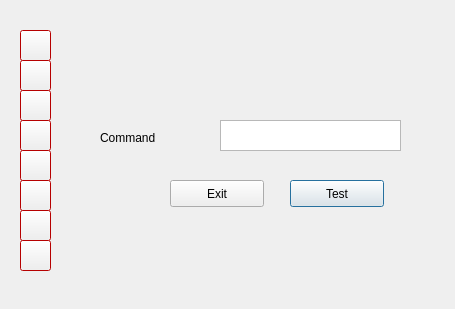
<?xml version="1.0" encoding="UTF-8"?>
<ui version="4.0">
 <class>Dialog</class>
 <widget class="QDialog" name="Dialog">
  <property name="geometry">
   <rect>
    <x>0</x>
    <y>0</y>
    <width>455</width>
    <height>309</height>
   </rect>
  </property>
  <property name="windowTitle">
   <string>Test Clemente</string>
  </property>
  <widget class="QPushButton" name="push_button_test">
   <property name="geometry">
    <rect>
     <x>290</x>
     <y>180</y>
     <width>94</width>
     <height>27</height>
    </rect>
   </property>
   <property name="text">
    <string>Test</string>
   </property>
  </widget>
  <widget class="QTextEdit" name="text_edit_command">
   <property name="geometry">
    <rect>
     <x>220</x>
     <y>120</y>
     <width>181</width>
     <height>31</height>
    </rect>
   </property>
  </widget>
  <widget class="QLabel" name="label">
   <property name="geometry">
    <rect>
     <x>100</x>
     <y>130</y>
     <width>71</width>
     <height>16</height>
    </rect>
   </property>
   <property name="text">
    <string>Command</string>
   </property>
  </widget>
  <widget class="QPushButton" name="push_button_exit">
   <property name="geometry">
    <rect>
     <x>170</x>
     <y>180</y>
     <width>94</width>
     <height>27</height>
    </rect>
   </property>
   <property name="text">
    <string>Exit</string>
   </property>
  </widget>
  <widget class="QPushButton" name="push_button_0">
   <property name="geometry">
    <rect>
     <x>20</x>
     <y>30</y>
     <width>31</width>
     <height>31</height>
    </rect>
   </property>
   <property name="palette">
    <palette>
     <active>
      <colorrole role="WindowText">
       <brush brushstyle="SolidPattern">
        <color alpha="255">
         <red>255</red>
         <green>0</green>
         <blue>0</blue>
        </color>
       </brush>
      </colorrole>
      <colorrole role="Dark">
       <brush brushstyle="SolidPattern">
        <color alpha="255">
         <red>255</red>
         <green>0</green>
         <blue>0</blue>
        </color>
       </brush>
      </colorrole>
      <colorrole role="Text">
       <brush brushstyle="SolidPattern">
        <color alpha="255">
         <red>49</red>
         <green>55</green>
         <blue>57</blue>
        </color>
       </brush>
      </colorrole>
      <colorrole role="ButtonText">
       <brush brushstyle="SolidPattern">
        <color alpha="255">
         <red>255</red>
         <green>0</green>
         <blue>0</blue>
        </color>
       </brush>
      </colorrole>
      <colorrole role="Base">
       <brush brushstyle="SolidPattern">
        <color alpha="255">
         <red>255</red>
         <green>255</green>
         <blue>255</blue>
        </color>
       </brush>
      </colorrole>
      <colorrole role="Window">
       <brush brushstyle="SolidPattern">
        <color alpha="255">
         <red>255</red>
         <green>0</green>
         <blue>0</blue>
        </color>
       </brush>
      </colorrole>
     </active>
     <inactive>
      <colorrole role="WindowText">
       <brush brushstyle="SolidPattern">
        <color alpha="255">
         <red>255</red>
         <green>0</green>
         <blue>0</blue>
        </color>
       </brush>
      </colorrole>
      <colorrole role="Dark">
       <brush brushstyle="SolidPattern">
        <color alpha="255">
         <red>255</red>
         <green>0</green>
         <blue>0</blue>
        </color>
       </brush>
      </colorrole>
      <colorrole role="Text">
       <brush brushstyle="SolidPattern">
        <color alpha="255">
         <red>49</red>
         <green>55</green>
         <blue>57</blue>
        </color>
       </brush>
      </colorrole>
      <colorrole role="ButtonText">
       <brush brushstyle="SolidPattern">
        <color alpha="255">
         <red>255</red>
         <green>0</green>
         <blue>0</blue>
        </color>
       </brush>
      </colorrole>
      <colorrole role="Base">
       <brush brushstyle="SolidPattern">
        <color alpha="255">
         <red>255</red>
         <green>255</green>
         <blue>255</blue>
        </color>
       </brush>
      </colorrole>
      <colorrole role="Window">
       <brush brushstyle="SolidPattern">
        <color alpha="255">
         <red>255</red>
         <green>0</green>
         <blue>0</blue>
        </color>
       </brush>
      </colorrole>
     </inactive>
     <disabled>
      <colorrole role="WindowText">
       <brush brushstyle="SolidPattern">
        <color alpha="255">
         <red>255</red>
         <green>0</green>
         <blue>0</blue>
        </color>
       </brush>
      </colorrole>
      <colorrole role="Dark">
       <brush brushstyle="SolidPattern">
        <color alpha="255">
         <red>255</red>
         <green>0</green>
         <blue>0</blue>
        </color>
       </brush>
      </colorrole>
      <colorrole role="Text">
       <brush brushstyle="SolidPattern">
        <color alpha="255">
         <red>255</red>
         <green>0</green>
         <blue>0</blue>
        </color>
       </brush>
      </colorrole>
      <colorrole role="ButtonText">
       <brush brushstyle="SolidPattern">
        <color alpha="255">
         <red>255</red>
         <green>0</green>
         <blue>0</blue>
        </color>
       </brush>
      </colorrole>
      <colorrole role="Base">
       <brush brushstyle="SolidPattern">
        <color alpha="255">
         <red>255</red>
         <green>0</green>
         <blue>0</blue>
        </color>
       </brush>
      </colorrole>
      <colorrole role="Window">
       <brush brushstyle="SolidPattern">
        <color alpha="255">
         <red>255</red>
         <green>0</green>
         <blue>0</blue>
        </color>
       </brush>
      </colorrole>
     </disabled>
    </palette>
   </property>
   <property name="text">
    <string/>
   </property>
  </widget>
  <widget class="QPushButton" name="push_button_1">
   <property name="geometry">
    <rect>
     <x>20</x>
     <y>60</y>
     <width>31</width>
     <height>31</height>
    </rect>
   </property>
   <property name="palette">
    <palette>
     <active>
      <colorrole role="WindowText">
       <brush brushstyle="SolidPattern">
        <color alpha="255">
         <red>255</red>
         <green>0</green>
         <blue>0</blue>
        </color>
       </brush>
      </colorrole>
      <colorrole role="Dark">
       <brush brushstyle="SolidPattern">
        <color alpha="255">
         <red>255</red>
         <green>0</green>
         <blue>0</blue>
        </color>
       </brush>
      </colorrole>
      <colorrole role="Text">
       <brush brushstyle="SolidPattern">
        <color alpha="255">
         <red>49</red>
         <green>55</green>
         <blue>57</blue>
        </color>
       </brush>
      </colorrole>
      <colorrole role="ButtonText">
       <brush brushstyle="SolidPattern">
        <color alpha="255">
         <red>255</red>
         <green>0</green>
         <blue>0</blue>
        </color>
       </brush>
      </colorrole>
      <colorrole role="Base">
       <brush brushstyle="SolidPattern">
        <color alpha="255">
         <red>255</red>
         <green>255</green>
         <blue>255</blue>
        </color>
       </brush>
      </colorrole>
      <colorrole role="Window">
       <brush brushstyle="SolidPattern">
        <color alpha="255">
         <red>255</red>
         <green>0</green>
         <blue>0</blue>
        </color>
       </brush>
      </colorrole>
     </active>
     <inactive>
      <colorrole role="WindowText">
       <brush brushstyle="SolidPattern">
        <color alpha="255">
         <red>255</red>
         <green>0</green>
         <blue>0</blue>
        </color>
       </brush>
      </colorrole>
      <colorrole role="Dark">
       <brush brushstyle="SolidPattern">
        <color alpha="255">
         <red>255</red>
         <green>0</green>
         <blue>0</blue>
        </color>
       </brush>
      </colorrole>
      <colorrole role="Text">
       <brush brushstyle="SolidPattern">
        <color alpha="255">
         <red>49</red>
         <green>55</green>
         <blue>57</blue>
        </color>
       </brush>
      </colorrole>
      <colorrole role="ButtonText">
       <brush brushstyle="SolidPattern">
        <color alpha="255">
         <red>255</red>
         <green>0</green>
         <blue>0</blue>
        </color>
       </brush>
      </colorrole>
      <colorrole role="Base">
       <brush brushstyle="SolidPattern">
        <color alpha="255">
         <red>255</red>
         <green>255</green>
         <blue>255</blue>
        </color>
       </brush>
      </colorrole>
      <colorrole role="Window">
       <brush brushstyle="SolidPattern">
        <color alpha="255">
         <red>255</red>
         <green>0</green>
         <blue>0</blue>
        </color>
       </brush>
      </colorrole>
     </inactive>
     <disabled>
      <colorrole role="WindowText">
       <brush brushstyle="SolidPattern">
        <color alpha="255">
         <red>255</red>
         <green>0</green>
         <blue>0</blue>
        </color>
       </brush>
      </colorrole>
      <colorrole role="Dark">
       <brush brushstyle="SolidPattern">
        <color alpha="255">
         <red>255</red>
         <green>0</green>
         <blue>0</blue>
        </color>
       </brush>
      </colorrole>
      <colorrole role="Text">
       <brush brushstyle="SolidPattern">
        <color alpha="255">
         <red>255</red>
         <green>0</green>
         <blue>0</blue>
        </color>
       </brush>
      </colorrole>
      <colorrole role="ButtonText">
       <brush brushstyle="SolidPattern">
        <color alpha="255">
         <red>255</red>
         <green>0</green>
         <blue>0</blue>
        </color>
       </brush>
      </colorrole>
      <colorrole role="Base">
       <brush brushstyle="SolidPattern">
        <color alpha="255">
         <red>255</red>
         <green>0</green>
         <blue>0</blue>
        </color>
       </brush>
      </colorrole>
      <colorrole role="Window">
       <brush brushstyle="SolidPattern">
        <color alpha="255">
         <red>255</red>
         <green>0</green>
         <blue>0</blue>
        </color>
       </brush>
      </colorrole>
     </disabled>
    </palette>
   </property>
   <property name="text">
    <string/>
   </property>
  </widget>
  <widget class="QPushButton" name="push_button_2">
   <property name="geometry">
    <rect>
     <x>20</x>
     <y>90</y>
     <width>31</width>
     <height>31</height>
    </rect>
   </property>
   <property name="palette">
    <palette>
     <active>
      <colorrole role="WindowText">
       <brush brushstyle="SolidPattern">
        <color alpha="255">
         <red>255</red>
         <green>0</green>
         <blue>0</blue>
        </color>
       </brush>
      </colorrole>
      <colorrole role="Dark">
       <brush brushstyle="SolidPattern">
        <color alpha="255">
         <red>255</red>
         <green>0</green>
         <blue>0</blue>
        </color>
       </brush>
      </colorrole>
      <colorrole role="Text">
       <brush brushstyle="SolidPattern">
        <color alpha="255">
         <red>49</red>
         <green>55</green>
         <blue>57</blue>
        </color>
       </brush>
      </colorrole>
      <colorrole role="ButtonText">
       <brush brushstyle="SolidPattern">
        <color alpha="255">
         <red>255</red>
         <green>0</green>
         <blue>0</blue>
        </color>
       </brush>
      </colorrole>
      <colorrole role="Base">
       <brush brushstyle="SolidPattern">
        <color alpha="255">
         <red>255</red>
         <green>255</green>
         <blue>255</blue>
        </color>
       </brush>
      </colorrole>
      <colorrole role="Window">
       <brush brushstyle="SolidPattern">
        <color alpha="255">
         <red>255</red>
         <green>0</green>
         <blue>0</blue>
        </color>
       </brush>
      </colorrole>
     </active>
     <inactive>
      <colorrole role="WindowText">
       <brush brushstyle="SolidPattern">
        <color alpha="255">
         <red>255</red>
         <green>0</green>
         <blue>0</blue>
        </color>
       </brush>
      </colorrole>
      <colorrole role="Dark">
       <brush brushstyle="SolidPattern">
        <color alpha="255">
         <red>255</red>
         <green>0</green>
         <blue>0</blue>
        </color>
       </brush>
      </colorrole>
      <colorrole role="Text">
       <brush brushstyle="SolidPattern">
        <color alpha="255">
         <red>49</red>
         <green>55</green>
         <blue>57</blue>
        </color>
       </brush>
      </colorrole>
      <colorrole role="ButtonText">
       <brush brushstyle="SolidPattern">
        <color alpha="255">
         <red>255</red>
         <green>0</green>
         <blue>0</blue>
        </color>
       </brush>
      </colorrole>
      <colorrole role="Base">
       <brush brushstyle="SolidPattern">
        <color alpha="255">
         <red>255</red>
         <green>255</green>
         <blue>255</blue>
        </color>
       </brush>
      </colorrole>
      <colorrole role="Window">
       <brush brushstyle="SolidPattern">
        <color alpha="255">
         <red>255</red>
         <green>0</green>
         <blue>0</blue>
        </color>
       </brush>
      </colorrole>
     </inactive>
     <disabled>
      <colorrole role="WindowText">
       <brush brushstyle="SolidPattern">
        <color alpha="255">
         <red>255</red>
         <green>0</green>
         <blue>0</blue>
        </color>
       </brush>
      </colorrole>
      <colorrole role="Dark">
       <brush brushstyle="SolidPattern">
        <color alpha="255">
         <red>255</red>
         <green>0</green>
         <blue>0</blue>
        </color>
       </brush>
      </colorrole>
      <colorrole role="Text">
       <brush brushstyle="SolidPattern">
        <color alpha="255">
         <red>255</red>
         <green>0</green>
         <blue>0</blue>
        </color>
       </brush>
      </colorrole>
      <colorrole role="ButtonText">
       <brush brushstyle="SolidPattern">
        <color alpha="255">
         <red>255</red>
         <green>0</green>
         <blue>0</blue>
        </color>
       </brush>
      </colorrole>
      <colorrole role="Base">
       <brush brushstyle="SolidPattern">
        <color alpha="255">
         <red>255</red>
         <green>0</green>
         <blue>0</blue>
        </color>
       </brush>
      </colorrole>
      <colorrole role="Window">
       <brush brushstyle="SolidPattern">
        <color alpha="255">
         <red>255</red>
         <green>0</green>
         <blue>0</blue>
        </color>
       </brush>
      </colorrole>
     </disabled>
    </palette>
   </property>
   <property name="text">
    <string/>
   </property>
  </widget>
  <widget class="QPushButton" name="push_button_3">
   <property name="geometry">
    <rect>
     <x>20</x>
     <y>120</y>
     <width>31</width>
     <height>31</height>
    </rect>
   </property>
   <property name="palette">
    <palette>
     <active>
      <colorrole role="WindowText">
       <brush brushstyle="SolidPattern">
        <color alpha="255">
         <red>255</red>
         <green>0</green>
         <blue>0</blue>
        </color>
       </brush>
      </colorrole>
      <colorrole role="Dark">
       <brush brushstyle="SolidPattern">
        <color alpha="255">
         <red>255</red>
         <green>0</green>
         <blue>0</blue>
        </color>
       </brush>
      </colorrole>
      <colorrole role="Text">
       <brush brushstyle="SolidPattern">
        <color alpha="255">
         <red>49</red>
         <green>55</green>
         <blue>57</blue>
        </color>
       </brush>
      </colorrole>
      <colorrole role="ButtonText">
       <brush brushstyle="SolidPattern">
        <color alpha="255">
         <red>255</red>
         <green>0</green>
         <blue>0</blue>
        </color>
       </brush>
      </colorrole>
      <colorrole role="Base">
       <brush brushstyle="SolidPattern">
        <color alpha="255">
         <red>255</red>
         <green>255</green>
         <blue>255</blue>
        </color>
       </brush>
      </colorrole>
      <colorrole role="Window">
       <brush brushstyle="SolidPattern">
        <color alpha="255">
         <red>255</red>
         <green>0</green>
         <blue>0</blue>
        </color>
       </brush>
      </colorrole>
     </active>
     <inactive>
      <colorrole role="WindowText">
       <brush brushstyle="SolidPattern">
        <color alpha="255">
         <red>255</red>
         <green>0</green>
         <blue>0</blue>
        </color>
       </brush>
      </colorrole>
      <colorrole role="Dark">
       <brush brushstyle="SolidPattern">
        <color alpha="255">
         <red>255</red>
         <green>0</green>
         <blue>0</blue>
        </color>
       </brush>
      </colorrole>
      <colorrole role="Text">
       <brush brushstyle="SolidPattern">
        <color alpha="255">
         <red>49</red>
         <green>55</green>
         <blue>57</blue>
        </color>
       </brush>
      </colorrole>
      <colorrole role="ButtonText">
       <brush brushstyle="SolidPattern">
        <color alpha="255">
         <red>255</red>
         <green>0</green>
         <blue>0</blue>
        </color>
       </brush>
      </colorrole>
      <colorrole role="Base">
       <brush brushstyle="SolidPattern">
        <color alpha="255">
         <red>255</red>
         <green>255</green>
         <blue>255</blue>
        </color>
       </brush>
      </colorrole>
      <colorrole role="Window">
       <brush brushstyle="SolidPattern">
        <color alpha="255">
         <red>255</red>
         <green>0</green>
         <blue>0</blue>
        </color>
       </brush>
      </colorrole>
     </inactive>
     <disabled>
      <colorrole role="WindowText">
       <brush brushstyle="SolidPattern">
        <color alpha="255">
         <red>255</red>
         <green>0</green>
         <blue>0</blue>
        </color>
       </brush>
      </colorrole>
      <colorrole role="Dark">
       <brush brushstyle="SolidPattern">
        <color alpha="255">
         <red>255</red>
         <green>0</green>
         <blue>0</blue>
        </color>
       </brush>
      </colorrole>
      <colorrole role="Text">
       <brush brushstyle="SolidPattern">
        <color alpha="255">
         <red>255</red>
         <green>0</green>
         <blue>0</blue>
        </color>
       </brush>
      </colorrole>
      <colorrole role="ButtonText">
       <brush brushstyle="SolidPattern">
        <color alpha="255">
         <red>255</red>
         <green>0</green>
         <blue>0</blue>
        </color>
       </brush>
      </colorrole>
      <colorrole role="Base">
       <brush brushstyle="SolidPattern">
        <color alpha="255">
         <red>255</red>
         <green>0</green>
         <blue>0</blue>
        </color>
       </brush>
      </colorrole>
      <colorrole role="Window">
       <brush brushstyle="SolidPattern">
        <color alpha="255">
         <red>255</red>
         <green>0</green>
         <blue>0</blue>
        </color>
       </brush>
      </colorrole>
     </disabled>
    </palette>
   </property>
   <property name="text">
    <string/>
   </property>
  </widget>
  <widget class="QPushButton" name="push_button_4">
   <property name="geometry">
    <rect>
     <x>20</x>
     <y>150</y>
     <width>31</width>
     <height>31</height>
    </rect>
   </property>
   <property name="palette">
    <palette>
     <active>
      <colorrole role="WindowText">
       <brush brushstyle="SolidPattern">
        <color alpha="255">
         <red>255</red>
         <green>0</green>
         <blue>0</blue>
        </color>
       </brush>
      </colorrole>
      <colorrole role="Dark">
       <brush brushstyle="SolidPattern">
        <color alpha="255">
         <red>255</red>
         <green>0</green>
         <blue>0</blue>
        </color>
       </brush>
      </colorrole>
      <colorrole role="Text">
       <brush brushstyle="SolidPattern">
        <color alpha="255">
         <red>49</red>
         <green>55</green>
         <blue>57</blue>
        </color>
       </brush>
      </colorrole>
      <colorrole role="ButtonText">
       <brush brushstyle="SolidPattern">
        <color alpha="255">
         <red>255</red>
         <green>0</green>
         <blue>0</blue>
        </color>
       </brush>
      </colorrole>
      <colorrole role="Base">
       <brush brushstyle="SolidPattern">
        <color alpha="255">
         <red>255</red>
         <green>255</green>
         <blue>255</blue>
        </color>
       </brush>
      </colorrole>
      <colorrole role="Window">
       <brush brushstyle="SolidPattern">
        <color alpha="255">
         <red>255</red>
         <green>0</green>
         <blue>0</blue>
        </color>
       </brush>
      </colorrole>
     </active>
     <inactive>
      <colorrole role="WindowText">
       <brush brushstyle="SolidPattern">
        <color alpha="255">
         <red>255</red>
         <green>0</green>
         <blue>0</blue>
        </color>
       </brush>
      </colorrole>
      <colorrole role="Dark">
       <brush brushstyle="SolidPattern">
        <color alpha="255">
         <red>255</red>
         <green>0</green>
         <blue>0</blue>
        </color>
       </brush>
      </colorrole>
      <colorrole role="Text">
       <brush brushstyle="SolidPattern">
        <color alpha="255">
         <red>49</red>
         <green>55</green>
         <blue>57</blue>
        </color>
       </brush>
      </colorrole>
      <colorrole role="ButtonText">
       <brush brushstyle="SolidPattern">
        <color alpha="255">
         <red>255</red>
         <green>0</green>
         <blue>0</blue>
        </color>
       </brush>
      </colorrole>
      <colorrole role="Base">
       <brush brushstyle="SolidPattern">
        <color alpha="255">
         <red>255</red>
         <green>255</green>
         <blue>255</blue>
        </color>
       </brush>
      </colorrole>
      <colorrole role="Window">
       <brush brushstyle="SolidPattern">
        <color alpha="255">
         <red>255</red>
         <green>0</green>
         <blue>0</blue>
        </color>
       </brush>
      </colorrole>
     </inactive>
     <disabled>
      <colorrole role="WindowText">
       <brush brushstyle="SolidPattern">
        <color alpha="255">
         <red>255</red>
         <green>0</green>
         <blue>0</blue>
        </color>
       </brush>
      </colorrole>
      <colorrole role="Dark">
       <brush brushstyle="SolidPattern">
        <color alpha="255">
         <red>255</red>
         <green>0</green>
         <blue>0</blue>
        </color>
       </brush>
      </colorrole>
      <colorrole role="Text">
       <brush brushstyle="SolidPattern">
        <color alpha="255">
         <red>255</red>
         <green>0</green>
         <blue>0</blue>
        </color>
       </brush>
      </colorrole>
      <colorrole role="ButtonText">
       <brush brushstyle="SolidPattern">
        <color alpha="255">
         <red>255</red>
         <green>0</green>
         <blue>0</blue>
        </color>
       </brush>
      </colorrole>
      <colorrole role="Base">
       <brush brushstyle="SolidPattern">
        <color alpha="255">
         <red>255</red>
         <green>0</green>
         <blue>0</blue>
        </color>
       </brush>
      </colorrole>
      <colorrole role="Window">
       <brush brushstyle="SolidPattern">
        <color alpha="255">
         <red>255</red>
         <green>0</green>
         <blue>0</blue>
        </color>
       </brush>
      </colorrole>
     </disabled>
    </palette>
   </property>
   <property name="text">
    <string/>
   </property>
  </widget>
  <widget class="QPushButton" name="push_button_5">
   <property name="geometry">
    <rect>
     <x>20</x>
     <y>180</y>
     <width>31</width>
     <height>31</height>
    </rect>
   </property>
   <property name="palette">
    <palette>
     <active>
      <colorrole role="WindowText">
       <brush brushstyle="SolidPattern">
        <color alpha="255">
         <red>255</red>
         <green>0</green>
         <blue>0</blue>
        </color>
       </brush>
      </colorrole>
      <colorrole role="Dark">
       <brush brushstyle="SolidPattern">
        <color alpha="255">
         <red>255</red>
         <green>0</green>
         <blue>0</blue>
        </color>
       </brush>
      </colorrole>
      <colorrole role="Text">
       <brush brushstyle="SolidPattern">
        <color alpha="255">
         <red>49</red>
         <green>55</green>
         <blue>57</blue>
        </color>
       </brush>
      </colorrole>
      <colorrole role="ButtonText">
       <brush brushstyle="SolidPattern">
        <color alpha="255">
         <red>255</red>
         <green>0</green>
         <blue>0</blue>
        </color>
       </brush>
      </colorrole>
      <colorrole role="Base">
       <brush brushstyle="SolidPattern">
        <color alpha="255">
         <red>255</red>
         <green>255</green>
         <blue>255</blue>
        </color>
       </brush>
      </colorrole>
      <colorrole role="Window">
       <brush brushstyle="SolidPattern">
        <color alpha="255">
         <red>255</red>
         <green>0</green>
         <blue>0</blue>
        </color>
       </brush>
      </colorrole>
     </active>
     <inactive>
      <colorrole role="WindowText">
       <brush brushstyle="SolidPattern">
        <color alpha="255">
         <red>255</red>
         <green>0</green>
         <blue>0</blue>
        </color>
       </brush>
      </colorrole>
      <colorrole role="Dark">
       <brush brushstyle="SolidPattern">
        <color alpha="255">
         <red>255</red>
         <green>0</green>
         <blue>0</blue>
        </color>
       </brush>
      </colorrole>
      <colorrole role="Text">
       <brush brushstyle="SolidPattern">
        <color alpha="255">
         <red>49</red>
         <green>55</green>
         <blue>57</blue>
        </color>
       </brush>
      </colorrole>
      <colorrole role="ButtonText">
       <brush brushstyle="SolidPattern">
        <color alpha="255">
         <red>255</red>
         <green>0</green>
         <blue>0</blue>
        </color>
       </brush>
      </colorrole>
      <colorrole role="Base">
       <brush brushstyle="SolidPattern">
        <color alpha="255">
         <red>255</red>
         <green>255</green>
         <blue>255</blue>
        </color>
       </brush>
      </colorrole>
      <colorrole role="Window">
       <brush brushstyle="SolidPattern">
        <color alpha="255">
         <red>255</red>
         <green>0</green>
         <blue>0</blue>
        </color>
       </brush>
      </colorrole>
     </inactive>
     <disabled>
      <colorrole role="WindowText">
       <brush brushstyle="SolidPattern">
        <color alpha="255">
         <red>255</red>
         <green>0</green>
         <blue>0</blue>
        </color>
       </brush>
      </colorrole>
      <colorrole role="Dark">
       <brush brushstyle="SolidPattern">
        <color alpha="255">
         <red>255</red>
         <green>0</green>
         <blue>0</blue>
        </color>
       </brush>
      </colorrole>
      <colorrole role="Text">
       <brush brushstyle="SolidPattern">
        <color alpha="255">
         <red>255</red>
         <green>0</green>
         <blue>0</blue>
        </color>
       </brush>
      </colorrole>
      <colorrole role="ButtonText">
       <brush brushstyle="SolidPattern">
        <color alpha="255">
         <red>255</red>
         <green>0</green>
         <blue>0</blue>
        </color>
       </brush>
      </colorrole>
      <colorrole role="Base">
       <brush brushstyle="SolidPattern">
        <color alpha="255">
         <red>255</red>
         <green>0</green>
         <blue>0</blue>
        </color>
       </brush>
      </colorrole>
      <colorrole role="Window">
       <brush brushstyle="SolidPattern">
        <color alpha="255">
         <red>255</red>
         <green>0</green>
         <blue>0</blue>
        </color>
       </brush>
      </colorrole>
     </disabled>
    </palette>
   </property>
   <property name="text">
    <string/>
   </property>
  </widget>
  <widget class="QPushButton" name="push_button_6">
   <property name="geometry">
    <rect>
     <x>20</x>
     <y>210</y>
     <width>31</width>
     <height>31</height>
    </rect>
   </property>
   <property name="palette">
    <palette>
     <active>
      <colorrole role="WindowText">
       <brush brushstyle="SolidPattern">
        <color alpha="255">
         <red>255</red>
         <green>0</green>
         <blue>0</blue>
        </color>
       </brush>
      </colorrole>
      <colorrole role="Dark">
       <brush brushstyle="SolidPattern">
        <color alpha="255">
         <red>255</red>
         <green>0</green>
         <blue>0</blue>
        </color>
       </brush>
      </colorrole>
      <colorrole role="Text">
       <brush brushstyle="SolidPattern">
        <color alpha="255">
         <red>49</red>
         <green>55</green>
         <blue>57</blue>
        </color>
       </brush>
      </colorrole>
      <colorrole role="ButtonText">
       <brush brushstyle="SolidPattern">
        <color alpha="255">
         <red>255</red>
         <green>0</green>
         <blue>0</blue>
        </color>
       </brush>
      </colorrole>
      <colorrole role="Base">
       <brush brushstyle="SolidPattern">
        <color alpha="255">
         <red>255</red>
         <green>255</green>
         <blue>255</blue>
        </color>
       </brush>
      </colorrole>
      <colorrole role="Window">
       <brush brushstyle="SolidPattern">
        <color alpha="255">
         <red>255</red>
         <green>0</green>
         <blue>0</blue>
        </color>
       </brush>
      </colorrole>
     </active>
     <inactive>
      <colorrole role="WindowText">
       <brush brushstyle="SolidPattern">
        <color alpha="255">
         <red>255</red>
         <green>0</green>
         <blue>0</blue>
        </color>
       </brush>
      </colorrole>
      <colorrole role="Dark">
       <brush brushstyle="SolidPattern">
        <color alpha="255">
         <red>255</red>
         <green>0</green>
         <blue>0</blue>
        </color>
       </brush>
      </colorrole>
      <colorrole role="Text">
       <brush brushstyle="SolidPattern">
        <color alpha="255">
         <red>49</red>
         <green>55</green>
         <blue>57</blue>
        </color>
       </brush>
      </colorrole>
      <colorrole role="ButtonText">
       <brush brushstyle="SolidPattern">
        <color alpha="255">
         <red>255</red>
         <green>0</green>
         <blue>0</blue>
        </color>
       </brush>
      </colorrole>
      <colorrole role="Base">
       <brush brushstyle="SolidPattern">
        <color alpha="255">
         <red>255</red>
         <green>255</green>
         <blue>255</blue>
        </color>
       </brush>
      </colorrole>
      <colorrole role="Window">
       <brush brushstyle="SolidPattern">
        <color alpha="255">
         <red>255</red>
         <green>0</green>
         <blue>0</blue>
        </color>
       </brush>
      </colorrole>
     </inactive>
     <disabled>
      <colorrole role="WindowText">
       <brush brushstyle="SolidPattern">
        <color alpha="255">
         <red>255</red>
         <green>0</green>
         <blue>0</blue>
        </color>
       </brush>
      </colorrole>
      <colorrole role="Dark">
       <brush brushstyle="SolidPattern">
        <color alpha="255">
         <red>255</red>
         <green>0</green>
         <blue>0</blue>
        </color>
       </brush>
      </colorrole>
      <colorrole role="Text">
       <brush brushstyle="SolidPattern">
        <color alpha="255">
         <red>255</red>
         <green>0</green>
         <blue>0</blue>
        </color>
       </brush>
      </colorrole>
      <colorrole role="ButtonText">
       <brush brushstyle="SolidPattern">
        <color alpha="255">
         <red>255</red>
         <green>0</green>
         <blue>0</blue>
        </color>
       </brush>
      </colorrole>
      <colorrole role="Base">
       <brush brushstyle="SolidPattern">
        <color alpha="255">
         <red>255</red>
         <green>0</green>
         <blue>0</blue>
        </color>
       </brush>
      </colorrole>
      <colorrole role="Window">
       <brush brushstyle="SolidPattern">
        <color alpha="255">
         <red>255</red>
         <green>0</green>
         <blue>0</blue>
        </color>
       </brush>
      </colorrole>
     </disabled>
    </palette>
   </property>
   <property name="text">
    <string/>
   </property>
  </widget>
  <widget class="QPushButton" name="push_button_7">
   <property name="geometry">
    <rect>
     <x>20</x>
     <y>240</y>
     <width>31</width>
     <height>31</height>
    </rect>
   </property>
   <property name="palette">
    <palette>
     <active>
      <colorrole role="WindowText">
       <brush brushstyle="SolidPattern">
        <color alpha="255">
         <red>255</red>
         <green>0</green>
         <blue>0</blue>
        </color>
       </brush>
      </colorrole>
      <colorrole role="Dark">
       <brush brushstyle="SolidPattern">
        <color alpha="255">
         <red>255</red>
         <green>0</green>
         <blue>0</blue>
        </color>
       </brush>
      </colorrole>
      <colorrole role="Text">
       <brush brushstyle="SolidPattern">
        <color alpha="255">
         <red>49</red>
         <green>55</green>
         <blue>57</blue>
        </color>
       </brush>
      </colorrole>
      <colorrole role="ButtonText">
       <brush brushstyle="SolidPattern">
        <color alpha="255">
         <red>255</red>
         <green>0</green>
         <blue>0</blue>
        </color>
       </brush>
      </colorrole>
      <colorrole role="Base">
       <brush brushstyle="SolidPattern">
        <color alpha="255">
         <red>255</red>
         <green>255</green>
         <blue>255</blue>
        </color>
       </brush>
      </colorrole>
      <colorrole role="Window">
       <brush brushstyle="SolidPattern">
        <color alpha="255">
         <red>255</red>
         <green>0</green>
         <blue>0</blue>
        </color>
       </brush>
      </colorrole>
     </active>
     <inactive>
      <colorrole role="WindowText">
       <brush brushstyle="SolidPattern">
        <color alpha="255">
         <red>255</red>
         <green>0</green>
         <blue>0</blue>
        </color>
       </brush>
      </colorrole>
      <colorrole role="Dark">
       <brush brushstyle="SolidPattern">
        <color alpha="255">
         <red>255</red>
         <green>0</green>
         <blue>0</blue>
        </color>
       </brush>
      </colorrole>
      <colorrole role="Text">
       <brush brushstyle="SolidPattern">
        <color alpha="255">
         <red>49</red>
         <green>55</green>
         <blue>57</blue>
        </color>
       </brush>
      </colorrole>
      <colorrole role="ButtonText">
       <brush brushstyle="SolidPattern">
        <color alpha="255">
         <red>255</red>
         <green>0</green>
         <blue>0</blue>
        </color>
       </brush>
      </colorrole>
      <colorrole role="Base">
       <brush brushstyle="SolidPattern">
        <color alpha="255">
         <red>255</red>
         <green>255</green>
         <blue>255</blue>
        </color>
       </brush>
      </colorrole>
      <colorrole role="Window">
       <brush brushstyle="SolidPattern">
        <color alpha="255">
         <red>255</red>
         <green>0</green>
         <blue>0</blue>
        </color>
       </brush>
      </colorrole>
     </inactive>
     <disabled>
      <colorrole role="WindowText">
       <brush brushstyle="SolidPattern">
        <color alpha="255">
         <red>255</red>
         <green>0</green>
         <blue>0</blue>
        </color>
       </brush>
      </colorrole>
      <colorrole role="Dark">
       <brush brushstyle="SolidPattern">
        <color alpha="255">
         <red>255</red>
         <green>0</green>
         <blue>0</blue>
        </color>
       </brush>
      </colorrole>
      <colorrole role="Text">
       <brush brushstyle="SolidPattern">
        <color alpha="255">
         <red>255</red>
         <green>0</green>
         <blue>0</blue>
        </color>
       </brush>
      </colorrole>
      <colorrole role="ButtonText">
       <brush brushstyle="SolidPattern">
        <color alpha="255">
         <red>255</red>
         <green>0</green>
         <blue>0</blue>
        </color>
       </brush>
      </colorrole>
      <colorrole role="Base">
       <brush brushstyle="SolidPattern">
        <color alpha="255">
         <red>255</red>
         <green>0</green>
         <blue>0</blue>
        </color>
       </brush>
      </colorrole>
      <colorrole role="Window">
       <brush brushstyle="SolidPattern">
        <color alpha="255">
         <red>255</red>
         <green>0</green>
         <blue>0</blue>
        </color>
       </brush>
      </colorrole>
     </disabled>
    </palette>
   </property>
   <property name="text">
    <string/>
   </property>
  </widget>
 </widget>
 <resources/>
 <connections>
  <connection>
   <sender>push_button_exit</sender>
   <signal>clicked()</signal>
   <receiver>Dialog</receiver>
   <slot>close()</slot>
   <hints>
    <hint type="sourcelabel">
     <x>186</x>
     <y>153</y>
    </hint>
    <hint type="destinationlabel">
     <x>227</x>
     <y>115</y>
    </hint>
   </hints>
  </connection>
 </connections>
</ui>
